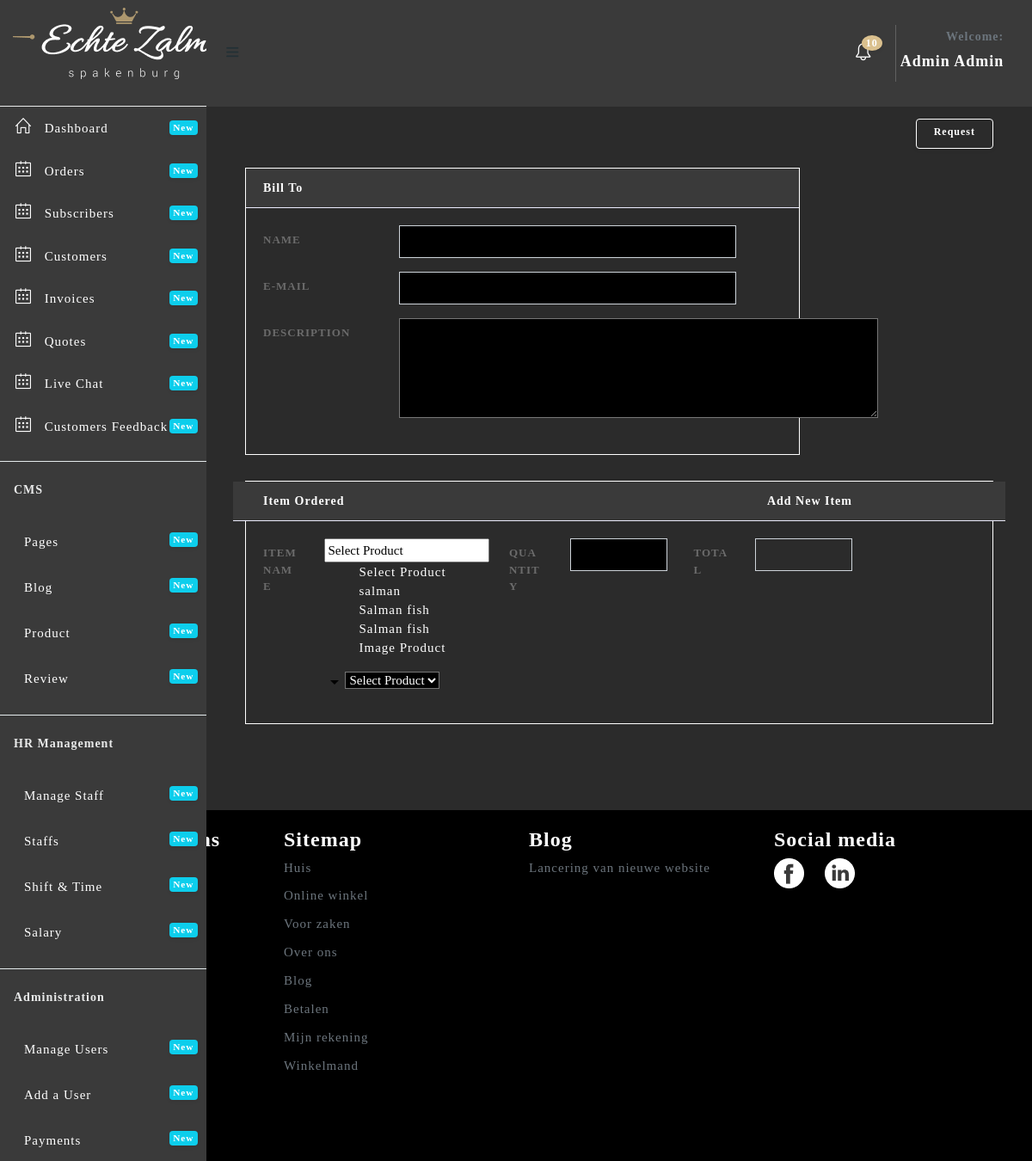
Screenshot of /admin/send-quote.php (signed in) with the database file from the repository.
### tables this page shows
CREATE TABLE `user_role_management` (
  `id` int(11) NOT NULL,
  `user_id` int(11) DEFAULT NULL,
  `menu_id` int(11) DEFAULT NULL,
  `status` tinyint(1) DEFAULT NULL
);

CREATE TABLE `menu` (
  `id` int(11) NOT NULL,
  `menu_name` varchar(255) DEFAULT NULL,
  `link` varchar(255) DEFAULT NULL,
  `icon_name` varchar(255) DEFAULT NULL,
  `level` int(2) NOT NULL
);

CREATE TABLE `product` (
  `id` int(11) NOT NULL,
  `prd_name` varchar(255) DEFAULT NULL,
  `price` varchar(255) DEFAULT NULL,
  `quantity` int(11) DEFAULT NULL,
  `image` varchar(255) DEFAULT NULL,
  `highlight` text,
  `description` text,
  `status` tinyint(1) DEFAULT NULL,
  `featured` tinyint(1) DEFAULT NULL,
  `created` varchar(255) DEFAULT NULL
);

### admin/send-quote.php (the view, shortened to what this page needs)
<?php include 'header.php'; ?>
<?php
function getProduct(){
	include '../includes/connection.php';
	$output = '';
	$sel = $connect2db->prepare("SELECT * FROM product WHERE status = ?");
		$sel->execute([1]);
		if ($sel->rowcount()<1) {?>
			<option selected="" disabled="">No Available Product</option>
		<?php }else{
			while ($row = $sel->fetch()) {
			 $output .='<option value="'. $row->id .'" data-amt="'.$row->price.'">  '.$row->prd_name.' </option>';
			}
		}
		return $output;
}
?>
  <div class="content-wrapper" style="background: #2B2B2B;">
    <div class="container-fluid">
    	<br><br><br>
    	<div class="row">
    		<form class="container" method="POST" action="">
    		<div class="col-sm-12 text-right">
    			<input class="btn btn-primary" name="request" value="Request" type="submit"><br><br>
    		</div>
    			  <div class="col-sm-12 col-lg-9">
				          <div class="card" style="border: 1px dashed rgba(255, 255, 255, 0.5)">
				            <div class="card-header invoice-card text-white" style="background:#3A3A3A;">
				            	Bill To
				            </div>
				            <div class="card-body card-bodys">
				              <div class="form-group row">
								  <label for="name" class="col-sm-3 col-form-label">Name</label>
								  <div class="col-sm-8">
									<input type="text" name="name" class="form-control custom-input" id="name" >
								  </div>
								</div>
								 <div class="form-group row">
								  <label for="email" class="col-sm-3 col-form-label">E-mail</label>
								  <div class="col-sm-8">
									<input type="email" name="email" class="form-control custom-input" id="email" >
								  </div>
								</div>
								 <div class="form-group row">
								  <label for="pname" class="col-sm-3 col-form-label">Description</label>
								  <div class="col-sm-8">
									<textarea name="desc" class="custom-input" id="desc" cols="65" rows="5"></textarea>
								  </div>
								</div>
				            </div>
				          </div>
				        </div>
				          <div class="col-sm-12 col-lg-12">
				          <div class="card" style="border: 1px dashed rgba(255, 255, 255, 0.5)">
				            <div class="card-header invoice-card text-white row" style="background:#3A3A3A;">
				            	<div class="col-md-4">Item Ordered</div>
				            	<div class="col-md-6 text-right"><span id="add" style="cursor:pointer;">Add New Item</span></div>
				            </div>
				            <div class="card-bodys card-body items">
				              <div class="form-group row">
								  <label for="pname" class="col-sm-1 col-form-label">Item Name</label>
								  <div class="col-sm-3">
									<span>
										<select name="item-name[]" class="custom-input single-select" data-row-id="row_1" id="product_1" onchange="getProductData(1)">
											<option selected="" disabled="">Select Product</option>
											<?php
												echo getProduct();
											?>
										</select>
									</span>
								  </div>
								  <label class="col-sm-1 col-form-label">Quantity</label>
								  <div class="col-sm-2">
									<input type="text" id="qty_1" name="qty[]" required="true" class="form-control custom-input" oninput="this.value = this.value.replace(/[^0-9.]/g, '').replace(/(\..*)\./g, '$1')" onkeyup="getTotal(1)" >
								  </div>
								  <label  class="col-sm-1 col-form-label">Total</label>
								  <div class="col-sm-2">
									<input type="text" readonly="true" name="total[]" id="total_1" class="form-control custom-input" style="color:#fff;background-color:transparent;"  >
								  </div>
								</div>
							</div>
				          </div>
				        </div>
    		</form>
    	</div>
    </div>
  </div>
<?php include 'footer.php'; ?>

### admin/header.php (shortened to what this page needs)
<!DOCTYPE html>
<html lang="en">
<head>
  <link href="assets/plugins/fullcalendar/css/fullcalendar.min.css" rel='stylesheet'/>
  <link href="assets/plugins/bootstrap-datatable/css/dataTables.bootstrap4.min.css" rel="stylesheet" type="text/css">
  <link href="assets/plugins/bootstrap-datatable/css/buttons.bootstrap4.min.css" rel="stylesheet" type="text/css">
  <link href="assets/plugins/vectormap/jquery-jvectormap-2.0.2.css" rel="stylesheet" />
  <link href="assets/plugins/simplebar/css/simplebar.css" rel="stylesheet"/>
  <link href="assets/css/bootstrap.min.css" rel="stylesheet"/>
  <link href="assets/css/animate.css" rel="stylesheet" type="text/css"/>
  <link href="assets/css/icons.css" rel="stylesheet" type="text/css"/>
  <link href="assets/css/sidebar-menu.css" rel="stylesheet"/>
  <link href="assets/css/app-style.css" rel="stylesheet"/>
  <link href="assets/css/poppins.css" rel="stylesheet"/>
   <link href="assets/plugins/select2/css/select2.min.css" rel="stylesheet" />
  <link href="assets/plugins/switchery/css/switchery.min.css" rel="stylesheet" />
  <link href="assets/plugins/bootstrap-switch/bootstrap-switch.min.css" rel="stylesheet">
  <link rel="stylesheet" href="assets/plugins/summernote/dist/summernote-bs4.css"/>
  <link href="assets/plugins/dropzone/css/dropzone.css" rel="stylesheet" type="text/css">
  <link href="assets/plugins/simplebar/css/simplebar.css" rel="stylesheet"/>
</head>
<body style="background: #2B2B2B;">
 <div id="wrapper">
   <div id="sidebar-wrapper" data-simplebar="" data-simplebar-auto-hide="true" style="background: #3A3A3A; color: white;">
     <div class="brand-logo" style="height: 124px; display: table;">
      <a href="../index.php" style="display: table-cell;vertical-align: middle;padding-left:15px;">
       <img src="images/logo-white.png"  alt="logo icon">
     </a>
   </div>
   <ul class="sidebar-menu do-nicescrol">
    <?php
      if (!is_file('no_delete.php')) {
        echo "A file is Missing";
      }else{
        include'../includes/connection.php';
        $id = $_SESSION['id'];
        $getMenu = $connect2db->prepare("SELECT menu.menu_name,menu.link,menu.icon_name,menu.id,user_role_management.menu_id,user_role_management.user_id, menu.level FROM menu JOIN user_role_management ON menu.id =user_role_management.menu_id WHERE menu.level = 1 AND user_role_management.user_id = $id ");
        $getMenu->execute();
        while ($menu = $getMenu->fetch()) {?>
          <li>
        <a href="<?php echo $menu->link?>" class="waves-effect" style="color:#fff">
          <i class="<?php echo($menu->icon_name)?>"></i> <span><?php echo $menu->menu_name?></span>
          <small class="badge float-right badge-info">New</small>
        </a>
      </li>
        <?php }
      }
    ?>
      <hr class="mt-3">
      <li><h6 class="ml-3 text-light mb-4 mt-4">CMS</h6></li>
    <?php
      if (!is_file('no_delete.php')) {
        echo "A file is Missing";
      }else{
        include'../includes/connection.php';
        $id = $_SESSION['id'];
        $getMenu = $connect2db->prepare("SELECT menu.menu_name,menu.link,menu.icon_name,menu.id,user_role_management.menu_id,user_role_management.user_id, menu.level FROM menu JOIN user_role_management ON menu.id =user_role_management.menu_id WHERE menu.level = 2 AND user_role_management.user_id = $id ");
        $getMenu->execute();
        while ($menu = $getMenu->fetch()) {?>
          <li>
        <a href="<?php echo $menu->link?>" class="waves-effect" style="color:#fff">
          <i class="<?php echo($menu->icon_name)?>"></i> <span><?php echo $menu->menu_name?></span>
          <small class="badge float-right badge-info">New</small>
        </a>
      </li>
        <?php }
      }
    ?>
      <hr class="mt-3">
      <li><h6 class="ml-3 text-light mb-4 mt-4">HR Management</h6></li>
    <?php
      if (!is_file('no_delete.php')) {
        echo "A file is Missing";
      }else{
        include'../includes/connection.php';
        $id = $_SESSION['id'];
        $getMenu = $connect2db->prepare("SELECT menu.menu_name,menu.link,menu.icon_name,menu.id,user_role_management.menu_id,user_role_management.user_id, menu.level FROM menu JOIN user_role_management ON menu.id =user_role_management.menu_id WHERE menu.level = 3 AND user_role_management.user_id = $id ");
        $getMenu->execute();
        while ($menu = $getMenu->fetch()) {?>
          <li>
        <a href="<?php echo $menu->link?>" class="waves-effect" style="color:#fff">
          <i class="<?php echo($menu->icon_name)?>"></i> <span><?php echo $menu->menu_name?></span>
          <small class="badge float-right badge-info">New</small>
        </a>
      </li>
        <?php }
      }
    ?>
      <hr class="mt-3">
      <li><h6 class="ml-3 text-light mb-4 mt-4">Administration</h6></li>
    <?php
      if (!is_file('no_delete.php')) {
        echo "A file is Missing";
      }else{
        include'../includes/connection.php';
        $id = $_SESSION['id'];
        $getMenu = $connect2db->prepare("SELECT menu.menu_name,menu.link,menu.icon_name,menu.id,user_role_management.menu_id,user_role_management.user_id, menu.level FROM menu JOIN user_role_management ON menu.id =user_role_management.menu_id WHERE menu.level = 4 AND user_role_management.user_id = $id ");
        $getMenu->execute();
        while ($menu = $getMenu->fetch()) {?>
          <li>
        <a href="<?php echo $menu->link?>" class="waves-effect" style="color:#fff">
          <i class="<?php echo($menu->icon_name)?>"></i> <span><?php echo $menu->menu_name?></span>
          <small class="badge float-right badge-info">New</small>
        </a>
      </li>
        <?php }
      }
    ?>
      <br><br>
    </ul>
   </div>
<header class="topbar-nav" >
 <nav class="navbar navbar-expand fixed-top" style="height: 124px; background: #3A3A3A;">
  <ul class="navbar-nav mr-auto align-items-center">
    <li class="nav-item">
      <a class="nav-link toggle-menu" href="javascript:void();">
       <i class="icon-menu menu-icon"></i>
     </a>
    </li>
  </ul>
  <ul class="navbar-nav align-items-center right-nav-link">
    <li class="nav-item dropdown-lg">
      <a class="nav-link dropdown-toggle dropdown-toggle-nocaret waves-effect" data-toggle="dropdown" href="javascript:void();">
    <i class="icon-bell text-white"></i><span class="badge badge-up" style="background:#DAC08E; color: #fff;">10</span></a>
    </li>
    <li class="nav-item">
      <a class="nav-link dropdown-toggle dropdown-toggle-nocaret" data-toggle="dropdown" href="#">
        <div style="border-left: 1px solid rgba(255, 255, 255, 0.2);padding:5px;text-transform: capitalize; text-align: right;">
          <span class="user-profile">
            <h6 class="text-muted">Welcome:</h6>
            <h5 class="text-white"><?php echo $_SESSION['fullname'];?></h5>
          </span>
        </div>
      </a>
    </li>
  </ul>
</nav>
</header>

### admin/assets/css/sidebar-menu.css (style rules this page uses)
.sidebar-menu { list-style: none; margin: 0; padding: 0; background-color: transparent; }
.sidebar-menu>li { position: relative; margin: 0; padding: 0; }
.sidebar-menu>li>a { padding: 13px 5px 13px 15px; display: block; border-left: 3px solid transparent; color: #223035; font-size: 15px; }
.sidebar-menu>li .label, .sidebar-menu>li .badge { margin-top: 3px; margin-right: 5px; }
.sidebar-menu a { color: #b8c7ce; text-decoration: none; }

### rows the page displays
user_role_management: menu.menu_name "Dashboard"
user_role_management: menu.menu_name "Orders"
user_role_management: menu.menu_name "Subscribers"
user_role_management: menu.menu_name "Customers"
user_role_management: menu.menu_name "Invoices"
user_role_management: menu.menu_name "Quotes"
user_role_management: menu.menu_name "Live Chat"
user_role_management: menu.menu_name "Customers Feedback"
user_role_management: menu.menu_name "Pages"
user_role_management: menu.menu_name "Blog"
user_role_management: menu.menu_name "Product"
user_role_management: menu.menu_name "Review"
user_role_management: menu.menu_name "Manage Staff"
user_role_management: menu.menu_name "Staffs"
user_role_management: menu.menu_name "Shift & Time"
user_role_management: menu.menu_name "Salary"
user_role_management: menu.menu_name "Manage Users"
user_role_management: menu.menu_name "Add a User"
user_role_management: menu.menu_name "Payments"
product: prd_name "salman"
product: prd_name "Salman fish"
product: prd_name "Salman fish"
product: prd_name "Image Product"

### other values shown
$_SESSION['fullname'] "Admin Admin"
